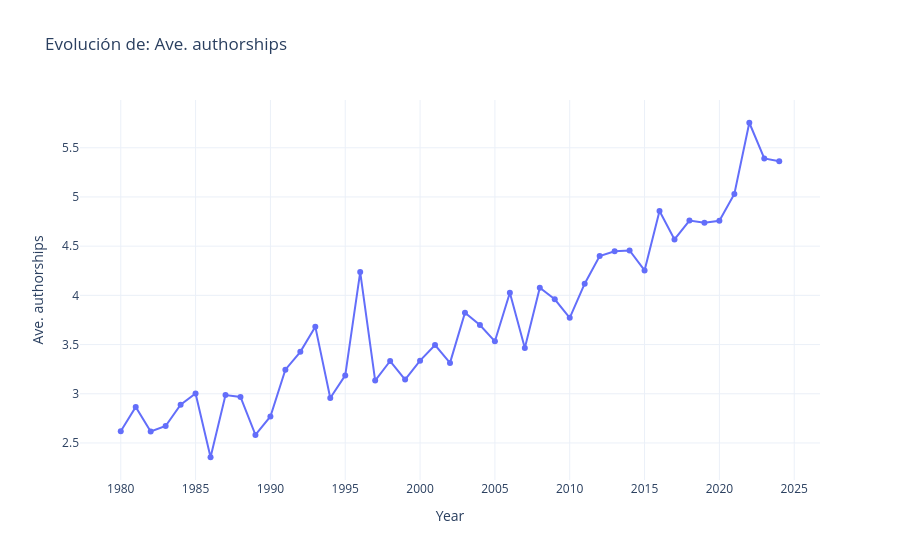
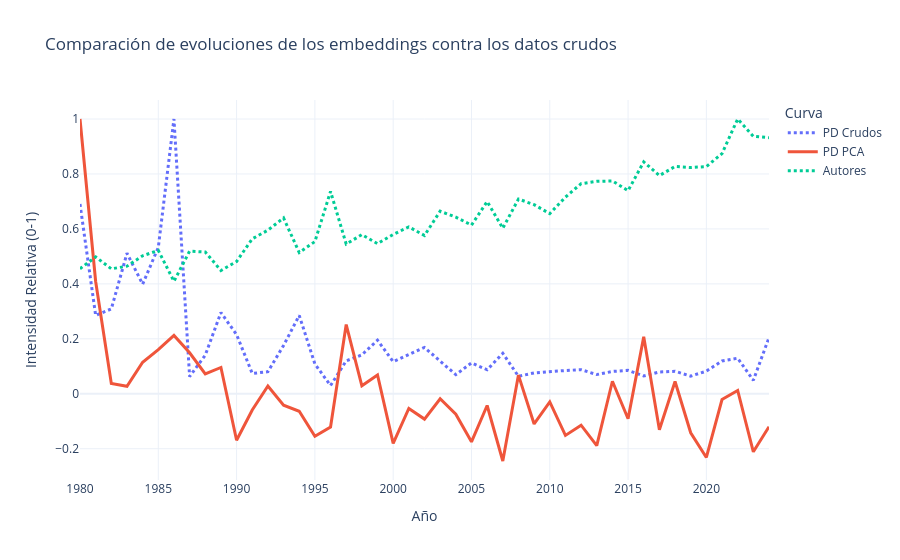

Notebook code cell kept with these figures, in order:
### Code cell
#Percent of documents resultó  tener una correlación bastante alta, por lo tanto, las gráficas
#deberían ser bastante parecidas (la generada por pca y la que es a partir de los datos crudos)
#"Ave. authorships"
# 5. Gráficas de Comparación
df_plot, df_comparacion = eanalysis.preparar_datos_comparacion(df_features, df_flujo)
eviz.plot_feature_individual(df_plot, "Ave. authorships")
eviz.plot_comparacion_normalizada(df_comparacion)

### Figure 1 — Plotly figure (JSON) as saved in the notebook; plotly's stock layout.template omitted (floating-point values rounded to 4 significant figures)
{"data": [{"hovertemplate": "Year=%{x}<br>Ave. authorships=%{y}<extra></extra>", "legendgroup": "", "line": {"color": "#636efa", "dash": "solid"}, "marker": {"symbol": "circle"}, "mode": "lines+markers", "name": "", "orientation": "v", "showlegend": false, "type": "scatter", "x": [1980, 1981, 1982, 1983, 1984, 1985, 1986, 1987, 1988, 1989, 1990, 1991, 1992, 1993, 1994, 1995, 1996, 1997, 1998, 1999, 2000, 2001, 2002, 2003, 2004, 2005, 2006, 2007, 2008, 2009, 2010, 2011, 2012, 2013, 2014, 2015, 2016, 2017, 2018, 2019, 2020, 2021, 2022, 2023, 2024], "xaxis": "x", "y": [2.618, 2.866, 2.616, 2.672, 2.889, 3.002, 2.355, 2.986, 2.968, 2.582, 2.769, 3.245, 3.426, 3.682, 2.957, 3.187, 4.237, 3.135, 3.333, 3.144, 3.337, 3.495, 3.314, 3.823, 3.698, 3.533, 4.026, 3.466, 4.078, 3.96, 3.772, 4.119, 4.4, 4.448, 4.457, 4.253, 4.857, 4.569, 4.76, 4.738, 4.758, 5.03, 5.754, 5.391, 5.362], "yaxis": "y"}], "layout": {"legend": {"tracegroupgap": 0}, "title": {"text": "Evolución de: Ave. authorships"}, "xaxis": {"anchor": "y", "domain": [0, 1], "title": {"text": "Year"}}, "yaxis": {"anchor": "x", "domain": [0, 1], "title": {"text": "Ave. authorships"}}}}

### Figure 2 — Plotly figure (JSON) as saved in the notebook; plotly's stock layout.template omitted (floating-point values rounded to 4 significant figures)
{"data": [{"hovertemplate": "Curva=PD Crudos<br>Año=%{x}<br>Intensidad Relativa (0-1)=%{y}<extra></extra>", "legendgroup": "PD Crudos", "line": {"color": "#636efa", "dash": "dot", "width": 3}, "marker": {"symbol": "circle"}, "mode": "lines", "name": "PD Crudos", "orientation": "v", "showlegend": true, "type": "scatter", "x": [1980, 1981, 1982, 1983, 1984, 1985, 1986, 1987, 1988, 1989, 1990, 1991, 1992, 1993, 1994, 1995, 1996, 1997, 1998, 1999, 2000, 2001, 2002, 2003, 2004, 2005, 2006, 2007, 2008, 2009, 2010, 2011, 2012, 2013, 2014, 2015, 2016, 2017, 2018, 2019, 2020, 2021, 2022, 2023, 2024], "xaxis": "x", "y": [0.6907, 0.2851, 0.3088, 0.5113, 0.3989, 0.5326, 1.0, 0.0627, 0.1405, 0.2957, 0.2152, 0.07399, 0.08032, 0.1757, 0.2851, 0.1085, 0.02986, 0.1198, 0.1415, 0.195, 0.1168, 0.1418, 0.1685, 0.1187, 0.0696, 0.1124, 0.0872, 0.1473, 0.06363, 0.07585, 0.08091, 0.08463, 0.08761, 0.06989, 0.08124, 0.08519, 0.06453, 0.07938, 0.08194, 0.06424, 0.08238, 0.1192, 0.1296, 0.04885, 0.2045], "yaxis": "y"}, {"hovertemplate": "Curva=PD PCA<br>Año=%{x}<br>Intensidad Relativa (0-1)=%{y}<extra></extra>", "legendgroup": "PD PCA", "line": {"color": "#EF553B", "dash": "solid", "width": 3}, "marker": {"symbol": "circle"}, "mode": "lines", "name": "PD PCA", "orientation": "v", "showlegend": true, "type": "scatter", "x": [1980, 1981, 1982, 1983, 1984, 1985, 1986, 1987, 1988, 1989, 1990, 1991, 1992, 1993, 1994, 1995, 1996, 1997, 1998, 1999, 2000, 2001, 2002, 2003, 2004, 2005, 2006, 2007, 2008, 2009, 2010, 2011, 2012, 2013, 2014, 2015, 2016, 2017, 2018, 2019, 2020, 2021, 2022, 2023, 2024], "xaxis": "x", "y": [1.0, 0.4087, 0.03777, 0.02711, 0.1147, 0.1606, 0.2122, 0.1493, 0.07232, 0.0957, -0.1693, -0.05912, 0.02844, -0.04164, -0.06379, -0.1544, -0.1211, 0.2519, 0.02898, 0.06864, -0.1806, -0.05361, -0.09224, -0.01831, -0.0745, -0.1748, -0.04283, -0.2447, 0.06797, -0.1098, -0.02976, -0.1516, -0.1143, -0.1888, 0.0455, -0.091, 0.2071, -0.1308, 0.04461, -0.1421, -0.2319, -0.02082, 0.012, -0.2111, -0.1202], "yaxis": "y"}, {"hovertemplate": "Curva=Autores<br>Año=%{x}<br>Intensidad Relativa (0-1)=%{y}<extra></extra>", "legendgroup": "Autores", "line": {"color": "#00cc96", "dash": "dot", "width": 3}, "marker": {"symbol": "circle"}, "mode": "lines", "name": "Autores", "orientation": "v", "showlegend": true, "type": "scatter", "x": [1980, 1981, 1982, 1983, 1984, 1985, 1986, 1987, 1988, 1989, 1990, 1991, 1992, 1993, 1994, 1995, 1996, 1997, 1998, 1999, 2000, 2001, 2002, 2003, 2004, 2005, 2006, 2007, 2008, 2009, 2010, 2011, 2012, 2013, 2014, 2015, 2016, 2017, 2018, 2019, 2020, 2021, 2022, 2023, 2024], "xaxis": "x", "y": [0.4551, 0.498, 0.4547, 0.4644, 0.5021, 0.5217, 0.4093, 0.519, 0.5158, 0.4487, 0.4813, 0.5639, 0.5954, 0.6399, 0.5138, 0.5538, 0.7363, 0.5448, 0.5792, 0.5464, 0.5799, 0.6074, 0.5759, 0.6645, 0.6428, 0.614, 0.6997, 0.6023, 0.7087, 0.6882, 0.6556, 0.7158, 0.7646, 0.7731, 0.7745, 0.7392, 0.8441, 0.794, 0.8272, 0.8234, 0.8269, 0.8742, 1.0, 0.9369, 0.9319], "yaxis": "y"}], "layout": {"legend": {"title": {"text": "Curva"}, "tracegroupgap": 0}, "title": {"text": "Comparación de evoluciones de los embeddings contra los datos crudos"}, "xaxis": {"anchor": "y", "domain": [0, 1], "title": {"text": "Año"}}, "yaxis": {"anchor": "x", "domain": [0, 1], "title": {"text": "Intensidad Relativa (0-1)"}}}}
